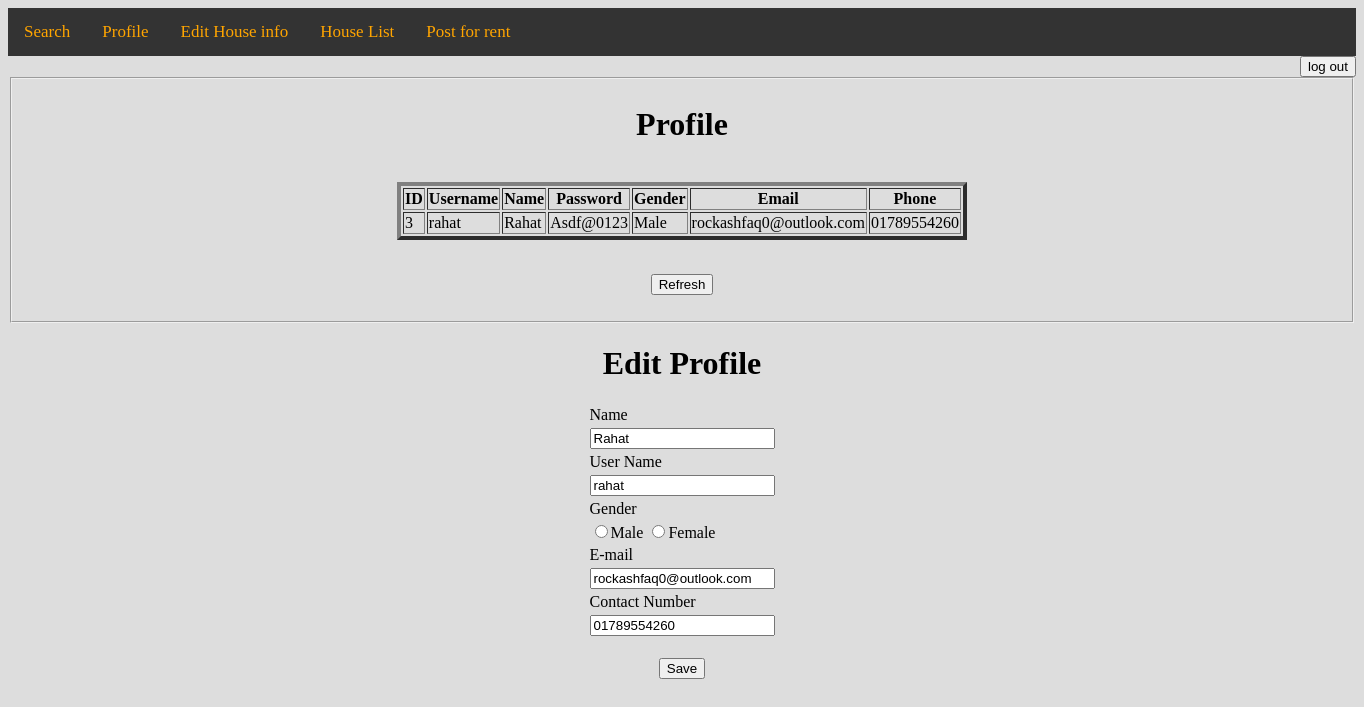
The app's page /editprofile.php (signed in) with its own data.
### tables this page shows
CREATE TABLE `landlord` (
  `id` int(10) NOT NULL,
  `name` varchar(50) NOT NULL,
  `username` varchar(50) NOT NULL,
  `password` varchar(20) NOT NULL,
  `gender` varchar(10) NOT NULL,
  `email` varchar(50) NOT NULL,
  `phone` varchar(20) NOT NULL
);

### Model/db_config.php (called while the page is built, shortened)
<?php
    $db_server="localhost";
    $db_user="root";
    $db_password="";
    $db_name="bachapp";
    function get($query){
        global $db_server,$db_user,$db_password,$db_name;
        $conn=mysqli_connect($db_server,$db_user,$db_password,$db_name);
        $result=mysqli_query($conn,$query);
        $data=array();
            while($row=mysqli_fetch_assoc($result)){
                $data[] =$row;
            }
        return $data;
    }
?>

### Controller/editrenterprofileController.php (called while the page is built, shortened)
<?php
require_once"Model/db_config.php";
$loggedInUser=$_SESSION["user_name"];
$query = "SELECT * from landlord where username='$loggedInUser'";
$result = get($query);
foreach($result as $rows){
          $user_name= $rows["username"];
          $your_name= $rows["name"];
          $email=$rows["email"];
          $contact_number= $rows["phone"];
}
     ?>

### editprofile.php (the view, shortened to what this page needs)
<?php
include "Controller/editrenterprofileController.php";
include "homelandlord.php";
?>
<html>
<body>
<div id="tview-div">
<fieldset  style="width:1316px">
    <h1 align="center">Profile</h1><br>
    <form action="" method="post">
        <table align="center" border="4" >
            <tr>
                <th>ID</th>
                <th>Username</th>
                <th>Name</th>
                <th>Password</th>
                <th>Gender</th>
                <th>Email</th>
                <th>Phone</th>
            </tr>
                <?php
                    foreach($result as $row){
                        echo "<tr>";
                            echo "<td>".$row["id"]."</td>";
                            echo "<td>".$row["username"]."</td>";
                            echo "<td>".$row["name"]."</td>";
                            echo "<td>".$row["password"]."</td>";
                            echo "<td>".$row["gender"]."</td>";
                            echo "<td>".$row["email"]."</td>";
                            echo "<td>".$row["phone"]."</td>";
                        echo "</tr>";
                    }
                ?>
        </table><br>
        <p align="center">
        <span><input type="submit" name= "refreshBtn" value="Refresh" class="btn btn-success" ></span>
        </p>
    </form>
</fieldset>
</div>
<div id="tedit-div">
<h1 align="center">Edit Profile</h1>
<form action="" onsubmit="return validate()" method="post">
            <table align="center">
            <form action="" method="post">
             <table align="center">
             <tr>
                    <td><span>Name</span></td>
                </tr>
                <tr>
                    <td><input type="text" name="your_name" id="your_name" value="<?php echo $your_name; ?>" placeholder="Your Name">
                    </td>
                </tr>
                <tr>
                    <td><span>User Name</span></td>
                </tr>
                <tr>
                    <td><input type="text" name="user_name" id="user_name" value="<?php echo $user_name; ?>" placeholder="Username">
                    </td>
                </tr>
                <tr>
                    <td><span>Gender<span></td>
                </tr>
                <tr>
                    <td><input type="radio" name="gender" id="gender1" value="male">Male
                        <input type="radio" name="gender" id="gender2" value="female">Female
                    </td>
                </tr>
                <tr>
                    <td><span>E-mail</span></td>
                </tr>
                <tr>
                    <td><input type="text" name="email" id="email" value="<?php echo $email; ?>">
                    </td>
                </tr>
                <tr>
                    <td><span>Contact Number</span></td>
                </tr>
                <tr>
                    <td>
                        <input type="text" name="contact_number" id="contact_number" value="<?php echo $contact_number; ?>" placeholder="Phone / Mobile">
                    </td>
                </tr>
                 <tr>
                    <td colspan="3" align="center"><br><span><input type="submit" name= "saveBtn" value="Save"  class="btn btn-success" ></span></td>
                 </tr>
             </table>
        </form>
</div>
</body>
</html>

### styles/homepage.css (style rules this page uses)
body { background-color: #ddd; }

### records on screen
landlord: id "3", username "rahat", name "Rahat", password "Asdf@0123", gender "Male", email "rockashfaq0@outlook.com", phone "01789554260", your_name "Rahat", user_name "rahat", contact_number "01789554260"
